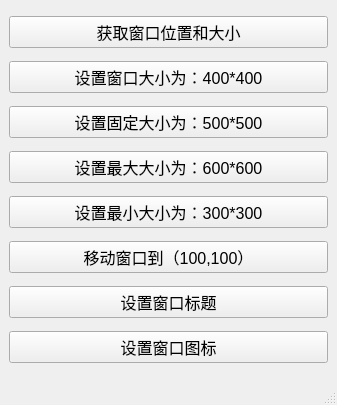
<?xml version="1.0" encoding="UTF-8"?>
<ui version="4.0">
 <class>Widget</class>
 <widget class="QMainWindow" name="Widget">
  <property name="geometry">
   <rect>
    <x>0</x>
    <y>0</y>
    <width>337</width>
    <height>405</height>
   </rect>
  </property>
  <property name="windowTitle">
   <string>Widget</string>
  </property>
  <widget class="QWidget" name="centralwidget">
   <layout class="QVBoxLayout" name="verticalLayout">
    <item>
     <widget class="QPushButton" name="btnGetSize">
      <property name="font">
       <font>
        <pointsize>12</pointsize>
       </font>
      </property>
      <property name="text">
       <string>获取窗口位置和大小</string>
      </property>
     </widget>
    </item>
    <item>
     <widget class="QPushButton" name="btnSetSize">
      <property name="font">
       <font>
        <pointsize>12</pointsize>
       </font>
      </property>
      <property name="text">
       <string>设置窗口大小为：400*400</string>
      </property>
     </widget>
    </item>
    <item>
     <widget class="QPushButton" name="btnSetFixedSize">
      <property name="font">
       <font>
        <pointsize>12</pointsize>
       </font>
      </property>
      <property name="text">
       <string>设置固定大小为：500*500</string>
      </property>
     </widget>
    </item>
    <item>
     <widget class="QPushButton" name="btnSetMaxSize">
      <property name="font">
       <font>
        <pointsize>12</pointsize>
       </font>
      </property>
      <property name="text">
       <string>设置最大大小为：600*600</string>
      </property>
     </widget>
    </item>
    <item>
     <widget class="QPushButton" name="btnSetMinSize">
      <property name="font">
       <font>
        <pointsize>12</pointsize>
       </font>
      </property>
      <property name="text">
       <string>设置最小大小为：300*300</string>
      </property>
     </widget>
    </item>
    <item>
     <widget class="QPushButton" name="btnMove">
      <property name="font">
       <font>
        <pointsize>12</pointsize>
       </font>
      </property>
      <property name="text">
       <string>移动窗口到（100,100）</string>
      </property>
     </widget>
    </item>
    <item>
     <widget class="QPushButton" name="btnSetTitle">
      <property name="font">
       <font>
        <pointsize>12</pointsize>
       </font>
      </property>
      <property name="text">
       <string>设置窗口标题</string>
      </property>
     </widget>
    </item>
    <item>
     <widget class="QPushButton" name="btnSetIcon">
      <property name="font">
       <font>
        <pointsize>12</pointsize>
       </font>
      </property>
      <property name="text">
       <string>设置窗口图标</string>
      </property>
     </widget>
    </item>
   </layout>
   <zorder>btnSetIcon</zorder>
   <zorder>btnGetSize</zorder>
   <zorder>btnSetSize</zorder>
   <zorder>btnSetFixedSize</zorder>
   <zorder>btnSetMaxSize</zorder>
   <zorder>btnMove</zorder>
   <zorder>btnSetTitle</zorder>
   <zorder>btnSetMinSize</zorder>
  </widget>
  <widget class="QMenuBar" name="menubar">
   <property name="geometry">
    <rect>
     <x>0</x>
     <y>0</y>
     <width>337</width>
     <height>22</height>
    </rect>
   </property>
  </widget>
  <widget class="QStatusBar" name="statusbar"/>
 </widget>
 <resources/>
 <connections/>
</ui>
